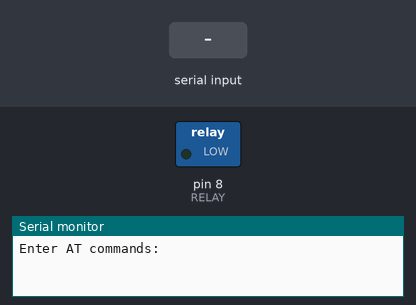
A sketch run on a simulated Arduino Uno, built with avr-gcc and run on an emulated ATmega328P. Shown: switched loads named in the sketch (green lamp = pin HIGH), the last lines printed to the serial monitor. Inputs (shaded band) come from the test bench.

Above: at 1.2 s.
1.3 s: "48" received over the second serial link
At 1.9 s:
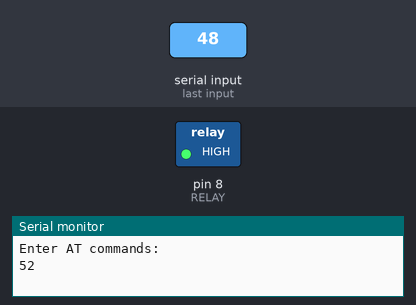
2.8 s: "0" received over the second serial link
At 4.5 s:
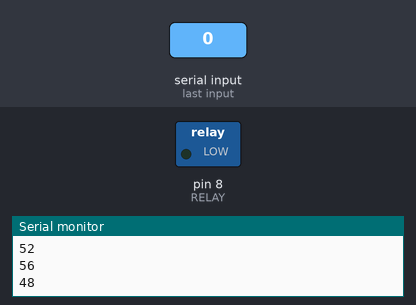
4.8 s: "1" received over the second serial link
At 5.7 s:
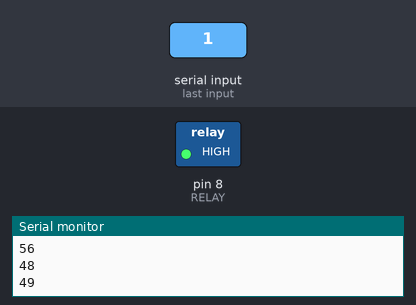
Timing chart, 0 to 7.8 s (numbered marks = the images above; inputs shaded):
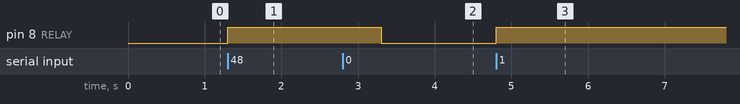

The sketch:

relay-sample.ino
```cpp
#include <SoftwareSerial.h>
#define TX_PIN      6
#define RX_PIN      7

SoftwareSerial bluetooth(TX_PIN, RX_PIN);

#define RELAY 8

void setup() {
  // put your setup code here, to run once:

  Serial.begin(9600);
  bluetooth.begin(9600);

  Serial.println("Enter AT commands:");

  pinMode(RELAY, OUTPUT);
  digitalWrite(RELAY, LOW);

}


void loop() {
  // put your main code here, to run repeatedly:

  if (bluetooth.available())
  {
    int status  = bluetooth.read();
    String s = String(status);
    Serial.println(s);

    if (s == "48")
    {
      digitalWrite(RELAY, LOW);   //Relay 3 switches to NC
      delay(1000);
    }
    else
    {
      digitalWrite(RELAY, HIGH);  //Relay 3 switches to NO
      delay(1000);
    }

  }

  if (Serial.available()) {
    bluetooth.write(Serial.read());
  }


}
```

Measured:
- after the input at 1.3 s, pin 8 (RELAY): LOW → HIGH at once
- after the input at 2.8 s, pin 8 (RELAY): HIGH → LOW after 0.50 s
- after the input at 4.8 s, pin 8 (RELAY): LOW → HIGH at once
